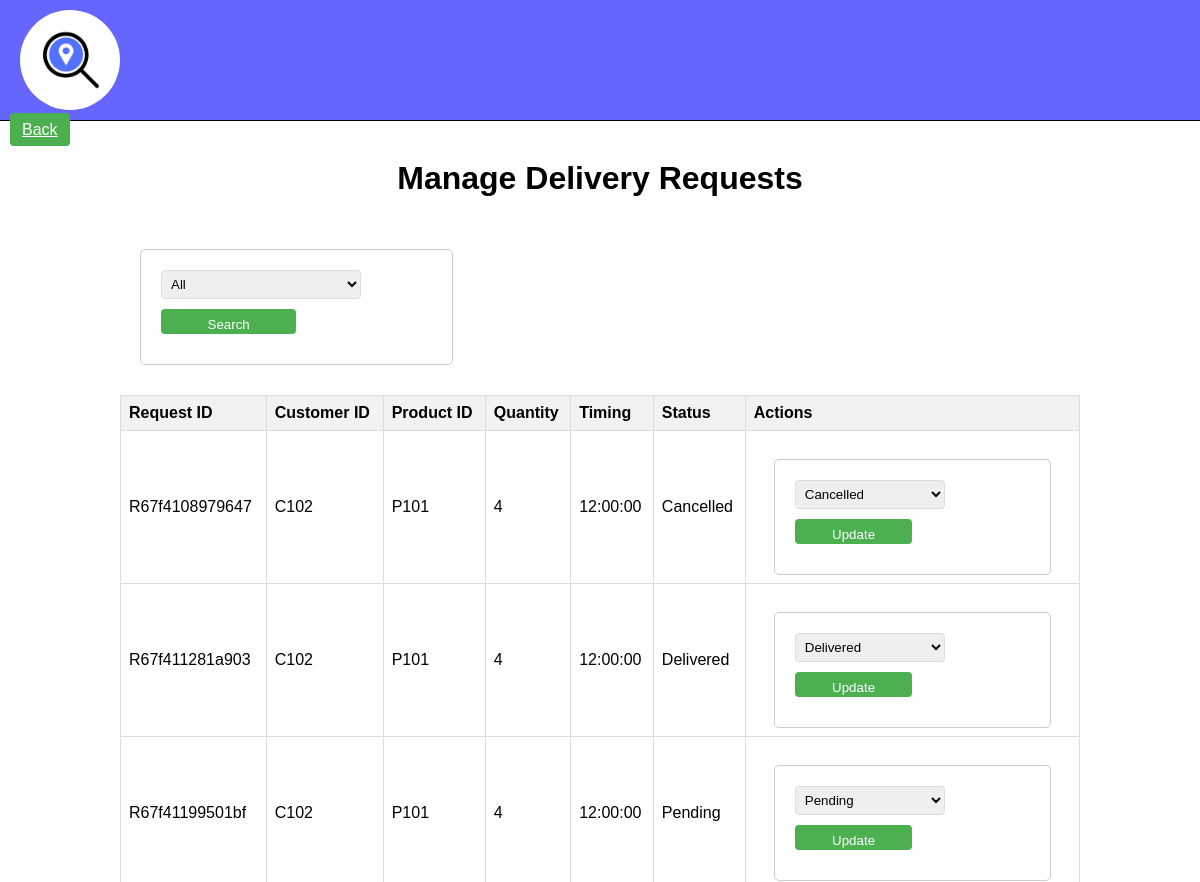
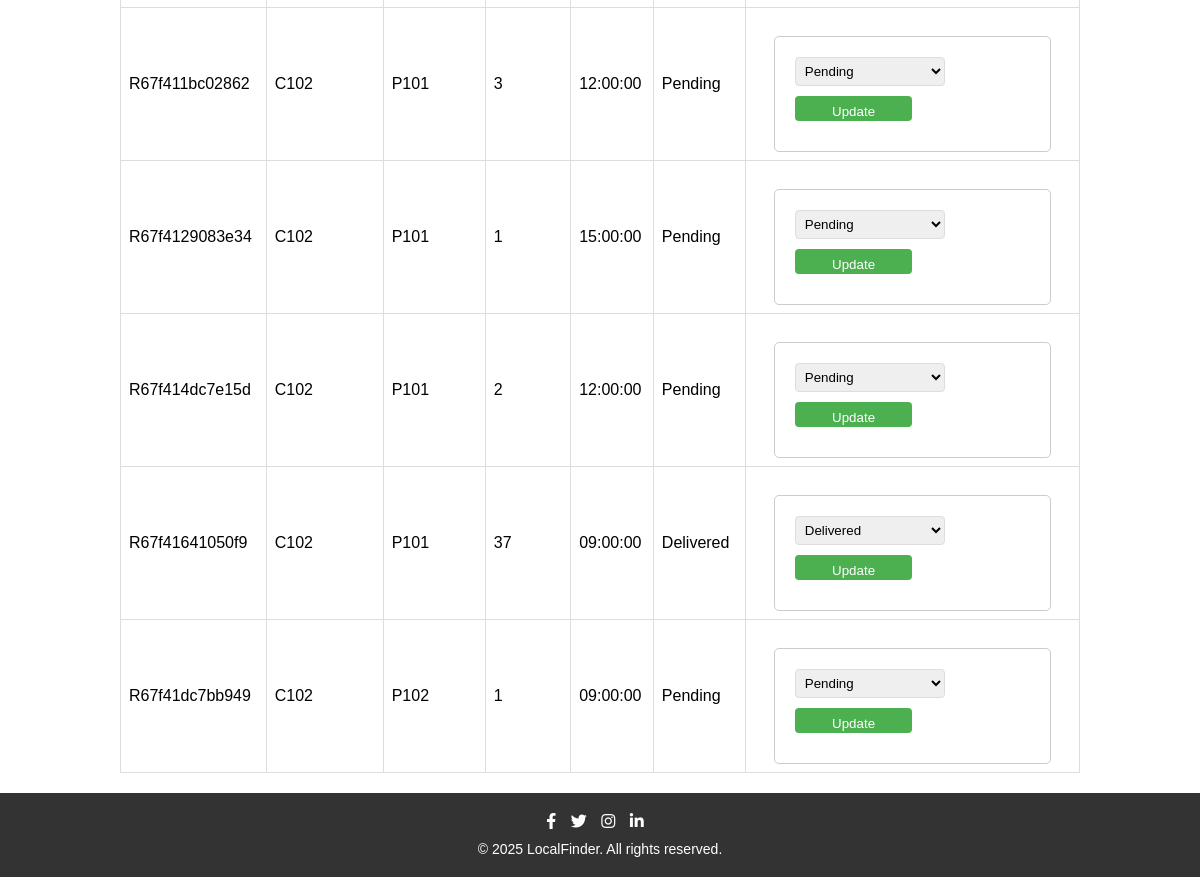
The page /manage_requests.php on the database its author committed (2 pictures, top to bottom).
### tables this page shows
CREATE TABLE `delivery_requests` (
  `Rid` varchar(255) NOT NULL,
  `Cid` varchar(255) NOT NULL,
  `Pid` varchar(255) NOT NULL,
  `Quantity` int(11) NOT NULL,
  `DeliveryAddress` text NOT NULL,
  `DeliveryDate` date NOT NULL,
  `Timing` time NOT NULL,
  `SpecialInstructions` text DEFAULT NULL,
  `Status` varchar(255) DEFAULT NULL
);

### manage_requests.php (the view, shortened to what this page needs)
<?php
require_once "pdo.php";
if (isset($_GET['search_status'])) {
    $search_status = $_GET['search_status'];
    $stmt = $pdo->prepare("SELECT * FROM delivery_requests WHERE Status = :status");
    $stmt->execute([':status' => $search_status]);
    $requests = $stmt->fetchAll(PDO::FETCH_ASSOC);
} else {
    $stmt = $pdo->query('SELECT * FROM delivery_requests');
    $requests = $stmt->fetchAll(PDO::FETCH_ASSOC);
}
?>
<!DOCTYPE html>
<html>
<head>
    <link rel="stylesheet" type="text/css" href="styles/style.css">
    <link rel="stylesheet" href="https://cdnjs.cloudflare.com/ajax/libs/font-awesome/5.15.3/css/all.min.css">
</head>
<body>
    <header>
        <div id="logo_1"></div>
    </header>
    <a href="admin_dashboard.php" class="back-button">Back</a>
    <h1>Manage Delivery Requests</h1>
    <div class="search-bar">
        <form action="manage_requests.php" method="GET">
            <select name="search_status">
                <option value="">All</option>
            </select>
            <input type="submit" value="Search">
        </form>
    </div>
    <table>
        <thead>
            <tr>
                <th>Request ID</th>
                <th>Customer ID</th>
                <th>Product ID</th>
                <th>Quantity</th>
                <th>Timing</th>
                <th>Status</th>
                <th>Actions</th>
            </tr>
        </thead>
        <tbody>
            <?php foreach($requests as $request) { ?>
                <tr>
                    <td><?= htmlspecialchars($request['Rid']) ?></td>
                    <td><?= htmlspecialchars($request['Cid']) ?></td>
                    <td><?= htmlspecialchars($request['Pid']) ?></td>
                    <td><?= htmlspecialchars($request['Quantity']) ?></td>
                    <td><?= htmlspecialchars($request['Timing']) ?></td>
                    <td><?= htmlspecialchars($request['Status']) ?></td>
                    <td>
                        <form method="POST">
                            <select name="Status">
                                <option value="Pending" <?= ($request['Status'] == 'Pending') ? 'selected' : '' ?>>Pending</option>
                                <option value="Delivered" <?= ($request['Status'] == 'Delivered') ? 'selected' : '' ?>>Delivered</option>
                                <option value="Cancelled" <?= ($request['Status'] == 'Cancelled') ? 'selected' : '' ?>>Cancelled</option>
                            </select>
                            <input type="submit" value="Update">
                        </form>
                    </td>
                </tr>
            <?php } ?>
        </tbody>
    </table>
    <footer>
        <div class="social-icons">
            <a href="#"><i class="fab fa-facebook-f"></i></a>
            <a href="#"><i class="fab fa-twitter"></i></a>
            <a href="#"><i class="fab fa-instagram"></i></a>
            <a href="#"><i class="fab fa-linkedin-in"></i></a>
        </div>
        <div class="copyright">
            &copy; 2025 LocalFinder. All rights reserved.
        </div>
    </footer>
</body>
</html>

### styles/style.css (style rules this page uses)
#logo_1 { width: 100px; height: 100px; background-image: url("icon_no_text.png"); background-blend-mode: dark; background-size: cover; background-position: center; border-radius: 50%; }
header { display: flex; align-items: center; justify-content: space-between; background-color: rgba(0, 0, 255, 0.6); border-bottom: 1px solid black; padding: 10px 20px; }
header > div { display: flex; }
#logo_1 { width: 100px; height: 100px; background-image: url("icon_no_text.png"); background-blend-mode: dark; background-size: cover; background-position: center; border-radius: 50%; transition: transform 0.3s ease-in-out; }
form { margin: 20px; padding: 20px; border: 1px solid #ccc; border-radius: 5px; }
input ,textarea, select { width: 100%; padding: 8px; margin-bottom: 10px; border: 1px solid #ccc; border-radius: 4px; box-sizing: border-box; }
button, input[type="submit"] { background-color: #4CAF50; color: white; padding: 10px 15px; border: none; border-radius: 4px; cursor: pointer; }
footer { background-color: #333; color: #fff; padding: 20px; text-align: center; transition: background-color 0.3s ease; }
.social-icons { margin-bottom: 10px; }
.social-icons a { color: #fff; margin-right: 10px; transition: color 0.3s ease, transform 0.3s ease; }
.copyright { font-size: 14px; }
form > input { height: 25px; width: 50%; border-radius: 8px; border: 1px solid black; padding:0 10px; transition: border-color 0.3s ease; }
body { font-family: Arial, sans-serif; margin: 0; padding: 0; }
h1 { text-align: center; }

### manage_requests.php (style rules this page uses)
table { width: 80%; margin: 20px auto; border-collapse: collapse; }
th, td { border: 1px solid #ddd; padding: 8px; text-align: left; }
th { background-color: #f2f2f2; }
form { margin-bottom: 0; }
select { width: 150px; padding: 5px; border: 1px solid #ddd; border-radius: 4px; box-sizing: border-box; }
input[type="submit"] { background-color: #4CAF50; color: white; padding: 8px 12px; border: none; border-radius: 4px; cursor: pointer; }
.search-bar { margin: 20px auto; width: 80%; padding: 10px; display: flex; justify-content: space-between; }
.search-bar select { width: 200px; }
.back-button { margin: 10px; padding: 8px 12px; background-color: #4CAF50; color: white; border: none; border-radius: 4px; cursor: pointer; }

### rows shown on the page
delivery_requests: Rid "R67f4108979647", Cid "C102", Pid "P101", Quantity "4", Timing "12:00:00", Status "Cancelled"
delivery_requests: Rid "R67f411281a903", Cid "C102", Pid "P101", Quantity "4", Timing "12:00:00", Status "Delivered"
delivery_requests: Rid "R67f41199501bf", Cid "C102", Pid "P101", Quantity "4", Timing "12:00:00", Status "Pending"
delivery_requests: Rid "R67f411bc02862", Cid "C102", Pid "P101", Quantity "3", Timing "12:00:00", Status "Pending"
delivery_requests: Rid "R67f4129083e34", Cid "C102", Pid "P101", Quantity "1", Timing "15:00:00", Status "Pending"
delivery_requests: Rid "R67f414dc7e15d", Cid "C102", Pid "P101", Quantity "2", Timing "12:00:00", Status "Pending"
delivery_requests: Rid "R67f41641050f9", Cid "C102", Pid "P101", Quantity "37", Timing "09:00:00", Status "Delivered"
delivery_requests: Rid "R67f41dc7bb949", Cid "C102", Pid "P102", Quantity "1", Timing "09:00:00", Status "Pending"
